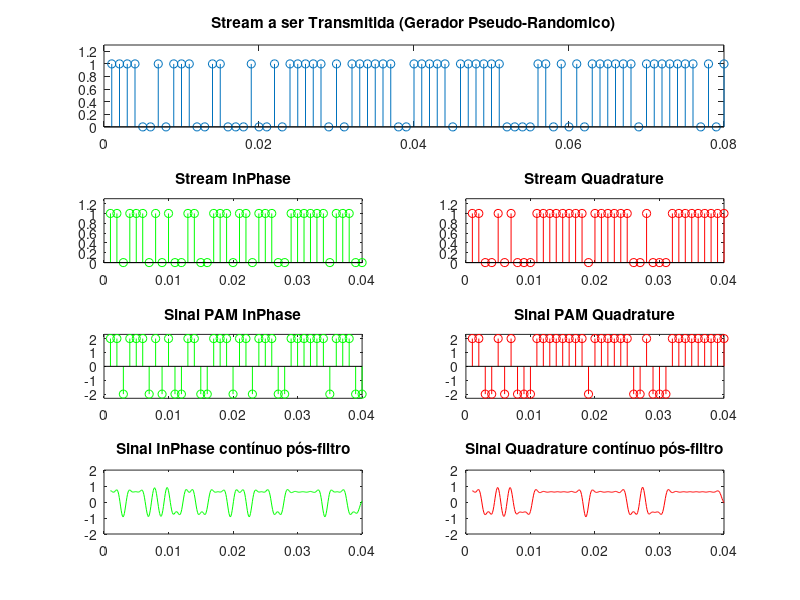
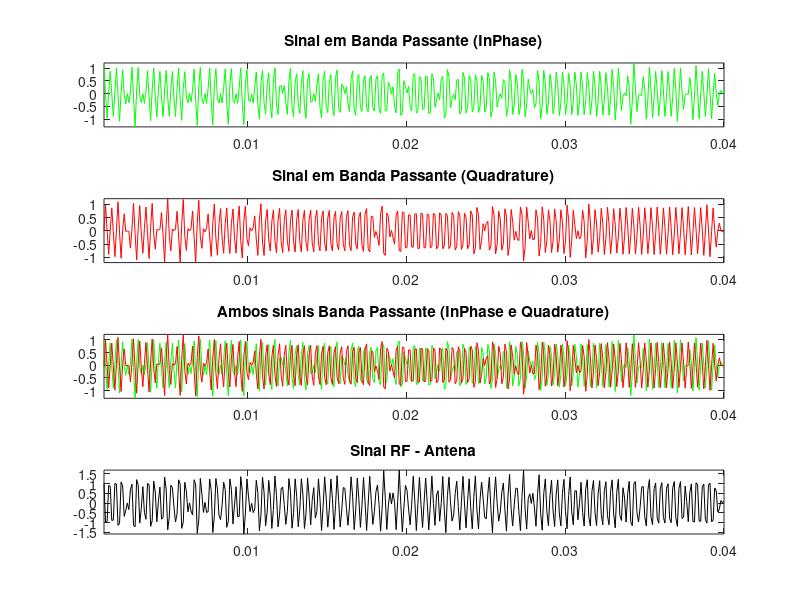
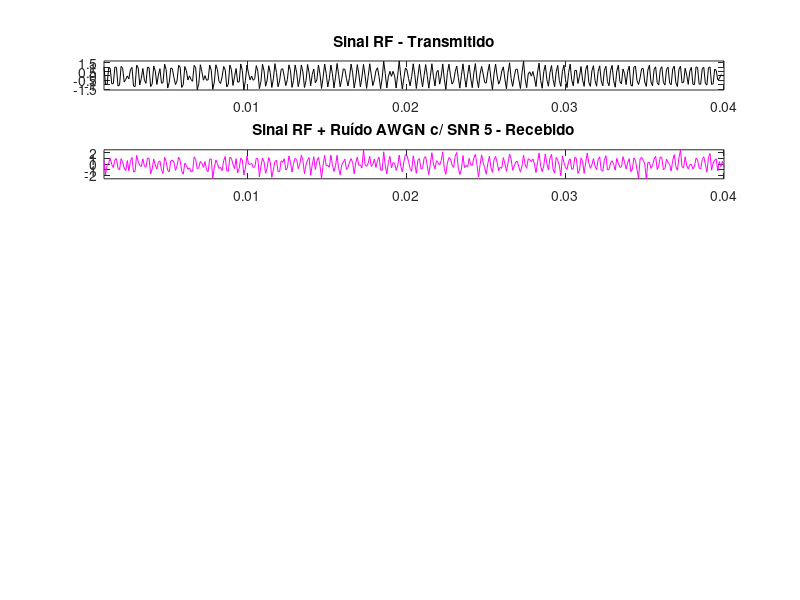

Write the MATLAB code that produced these figures, in order. (Note: this script raises an error after producing the figures.)
%==========================================================================
% Aluno: Lucas Lui Motta      RA: 192701
% Data: 02/05/2017
% Disciplina: Introd. Comunicações Digitais I
% Pós-graduação: Mestrado
%==========================================================================
% Programa MATLAB para 4-QAM:
% 
% Tx:
%       - Gerar 4-QAM;
%       - Gerar g(t) cosseno levantado;
%       - Transladar o sinal para RF;
% 
% Canal:
%       - Inserir Ruído AWGN;
% Rx:
%       - Transladar para banda base e filtrar usando filtro casado;
%       - Obter o sinal em fase e quadratura;
%       - Amostragem;
%       - Obter diagrama de constelação recebido;
%       - Estimar os símbolos transmitidos;
%
% Calcular a SER (Symbol Error Rate).
%==========================================================================

clc;
clear all;
close all;

%==========================================================================
% Parâmetros gerais do Tx-Rx 4-QAM

% Parâmetros Ajustáveis (F_bits e K com problema):
F_bits = 20; % Criado um fator de bits que serão transmitidos (p/ truncamento).
K = 10; % Fator de super-amostragem para a convolução do sinal com o filtro formatador.
Fs = 1e3; % Bit Rate [bits/segundo] ou Frequência de Amostragem - Ex: 1.000 [Hz]
Fc = 1e6; % Frequência da portadora - Ex: 1 [Mhz].
amplt = 2; % Amplitude do simbolo modulado, que causa impacto direto na energia do sinal.
alfa = 0.8; % Fator alfa cosseno levantado utilizado no filtro formatador.
SNR = 5; % Relação sinal ruído, entre o sinal RF que será transmitido e o ruído AWGN recebido.

% Parâmetros Automáticos:
M_Order = 4; % Ordem da modulação QAM - Ex: 4-QAM.
B_symb = log2(M_Order); % Número de bits por simbolo - Ex: log2(4) = 2 [bits/simbolo].
N_symb = F_bits*B_symb; % Número de simbolos que serão transmitidos - Ex: 10*(2) = 20 [simbolos].
N_bits = B_symb*N_symb; % Número de bits que serão enviados.
Ts = 1/Fs; % Período entre bits chegando na stream.
Fb = Fs/M_Order; % Baud Rate [símbolos/segundo] - Ex: 1.000/4-QAM = 250Hz [simbolos/segundo].
Tb = 1/Fb; % Período de símbolos transmitidos.

%==========================================================================
%                           Data - Stream
% Gerador pseudo-randomico de dados binários para simular a stream a ser
% transmitida com a determinada Fs escolhida.

data = randi([0,1], 1, N_bits);

t = linspace(0+(1/Fs), N_bits/Fs, N_bits);

subplot(4,2,[1,2]); stem(t, data);
title('Stream a ser Transmitida (Gerador Pseudo-Randomico)'); 
axis([0 N_bits/Fs 0 1.3]);

%==========================================================================
%                              Slicer
% Dividindo os dados da stream binária de entrada em dois caminhos,
% aqueles que vão na parte InPhase do sinal e aquelas que vão em 
% Quadrature.

data_I = data(1:2:end);
data_Q = data(2:2:end);

t_I = linspace(0+(1/Fs), (N_bits/2)/Fs, N_bits/2);
t_Q = linspace(0+(1/Fs), (N_bits/2)/Fs, N_bits/2);

subplot(4,2,3); stem(t_I, data_I, 'g');
title('Stream InPhase'); 
axis([0 (N_bits/2)/Fs 0 1.3]);

subplot(4,2,4); stem(t_Q, data_Q, 'r'); 
title('Stream Quadrature'); 
axis([0 (N_bits/2)/Fs 0 1.3]);

%==========================================================================
%                          Mapper-Encoder
% Mapeando os valores da stream de dados de cada parte em valores reais, o                  
% 4-QAM (Quadrature Amplitude Modulation) equivale a 2-PAM (Pulse Amplitude 
% Modulation), um InPhase e outro em Quadrature.

mapper = [-amplt  amplt]; Ymax = amplt; Ymin = -amplt;

data_mapped_I = mapper(1 + data_I(1:end));
data_mapped_Q = mapper(1 + data_Q(1:end));

t_mapI = linspace(0+(1/Fs), (N_bits/2)/Fs, length(data_mapped_I));
t_mapQ = linspace(0+(1/Fs), (N_bits/2)/Fs, length(data_mapped_Q));

subplot(4,2,5); stem(t_mapI, data_mapped_I, 'g');
title('Sinal PAM InPhase'); 
axis([0 (N_bits/2)/Fs Ymin-0.3 Ymax+0.3]);

subplot(4,2,6); stem(t_mapQ, data_mapped_Q, 'r');
title('Sinal PAM Quadrature');
axis([0 (N_bits/2)/Fs Ymin-0.3 Ymax+0.3]);

%==========================================================================
%                       Pulse Shaping Filter 
% Após o mapeamento da stream em simbolos a serem transmitidos, os símbolos 
% são passados por um filtro formatador. O sinal utilizado como pulso
% formatador é o frequentemente utilizado cosseno levantado.

rcos_coefs = rcosfir(alfa, 3, K, Tb, 'sqrt');

signal_data_I = conv(rcos_coefs, upsample(data_mapped_I, K));
signal_data_Q = conv(rcos_coefs, upsample(data_mapped_Q, K));

signal_data_I = signal_data_I(31:end-30); % o filtro gera uma cauda de tamanho:
signal_data_Q = signal_data_Q(31:end-30); % ((2*3)+1)*K = 70, que é removida.

t_filt = linspace(0+(1/Fs), (N_bits/2)/Fs, length(signal_data_Q));

figure(1);
subplot(4,2,7); plot(t_filt, signal_data_I, 'g');
title('Sinal InPhase contínuo pós-filtro'); 
axis([0 (N_bits/2)/Fs Ymin Ymax]);

subplot(4,2,8); plot(t_filt, signal_data_Q', 'r');
title('Sinal Quadrature contínuo pós-filtro'); 
axis([0 (N_bits/2)/Fs Ymin Ymax]);

%==========================================================================
%                           Up-Converter 
% Move-se o sinal de banda base para banda passante, e soma ambos sinais 
% InPhase e Quadrature para transmissão pela antena.

t_uc = linspace(0, (N_bits/2)/Fs, length(signal_data_I));

Tx_I =  signal_data_I.*(sqrt(2)*cos(2*pi*Fc*t_uc));
Tx_Q =  signal_data_Q.*(sqrt(2)*sin(2*pi*Fc*t_uc));

signal_RF = Tx_I - Tx_Q;

t_rf = linspace(0+(1/Fs), (N_bits/2)/Fs, length(signal_RF));

figure(2);
subplot(4,1,1); plot(t_rf, Tx_I, 'g');
title('Sinal em Banda Passante (InPhase)'); axis tight;

subplot(4,1,2); plot(t_rf, Tx_Q, 'r');
title('Sinal em Banda Passante (Quadrature)'); axis tight;

subplot(4,1,3); plot(t_rf, Tx_I, 'g', t_rf, Tx_Q, 'r');
title('Ambos sinais Banda Passante (InPhase e Quadrature)'); axis tight;

subplot(4,1,4); plot(t_rf, signal_RF, 'k');
title('Sinal RF - Antena'); axis tight;

%==========================================================================
%                           Signal Corrupted
% Na transmissão do sinal no canal, o mesmo é prejudicado pela presença de
% ruído, para simular esse ruído aleatório é adotado um ruído do tipo
% branco gaussiano (AWGN).

signal_RFandNoise = awgn(signal_RF, SNR);
%signal_RFandNoise = signal_RF;

figure(3);
subplot(6,1,1); plot(t_rf, signal_RF, 'k');
title('Sinal RF - Transmitido'); axis tight;

subplot(6,1,2); plot(t_rf, signal_RFandNoise, 'm');
title('Sinal RF + Ruído AWGN c/ SNR 5 - Recebido'); axis tight;

%==========================================================================
%                           Down-Converter
% O primeiro passo do receptor é mover o sinal na banda passante para banda
% base utilizando o down-converter, que é formado pelo filtro U(f) e o
% o mixer com a função de deslocamento.

baseBand_Rx_I =  signal_RFandNoise.*sqrt(2).*cos(2*pi*Fc*t_uc);
baseBand_Rx_Q =  signal_RFandNoise.*-sqrt(2).*sin(2*pi*Fc*t_uc);

Fpass = 3000; Fstop = 3750; Apass = 1; Astop = 40; Fsamp = 10000;    
obj_h = fdesign.lowpass('fp,fst,ap,ast', Fpass, Fstop, Apass, Astop, Fsamp);    
Hd = design(obj_h, 'equiripple');

baseBand_Rx_I_int = [baseBand_Rx_I zeros(1,10)];
baseBand_Rx_Q_int = [baseBand_Rx_Q zeros(1,10)];

baseBand_Rx_I_LPF = filter(Hd, baseBand_Rx_I_int);
baseBand_Rx_Q_LPF = filter(Hd, baseBand_Rx_Q_int);

baseBand_Rx_I_LPF = baseBand_Rx_I_LPF(11:end);
baseBand_Rx_Q_LPF = baseBand_Rx_Q_LPF(11:end);

subplot(6,1,3); plot(t_rf, baseBand_Rx_I, 'g');
title('Sinal InPhase deslocado p/ Banda Base'); axis tight;

subplot(6,1,4); plot(t_rf, baseBand_Rx_I_LPF, 'g');
title('Sinal InPhase pós-LPF'); axis tight;

subplot(6,1,5); plot(t_rf, baseBand_Rx_Q, 'r');
title('Sinal Quadrature deslocado p/ Banda Base'); axis tight;

subplot(6,1,6); plot(t_rf, baseBand_Rx_Q_LPF, 'r');
title('Sinal Quadrature pós-LPF'); axis tight;

%==========================================================================
%                         Matched Filter
% Utilizando filtro casado para redução do ruído causado no sinal.

signal_Rx_I = conv(rcos_coefs, baseBand_Rx_I_LPF);
signal_Rx_Q = conv(rcos_coefs, baseBand_Rx_Q_LPF);

signal_Rx_I = signal_Rx_I(31:end-30); 
signal_Rx_Q = signal_Rx_Q(31:end-30);

figure(4);
subplot(4,1,1); plot(t_rf, baseBand_Rx_I_LPF, 'g');
title('Sinal InPhase Ruidoso'); axis tight;

subplot(4,1,2); plot(t_rf, signal_Rx_I, 'g');
title('Sinal InPhase pós-Filtro Casado'); axis tight;

subplot(4,1,3); plot(t_rf, baseBand_Rx_Q_LPF, 'r');
title('Sinal Quadrature Ruidoso'); axis tight;

subplot(4,1,4); plot(t_rf, signal_Rx_Q, 'r');
title('Sinal Quadrature pós-Filtro Casado'); axis tight;

%==========================================================================
%                             Sampling
% Amostrando o sinal

data_Rx_I_sampl = signal_Rx_I(1:length(signal_Rx_I)/N_symb:end);
data_Rx_Q_sampl = signal_Rx_Q(1:length(signal_Rx_Q)/N_symb:end);

t_I = linspace(0+(1/Fs), (N_bits/2)/Fs, N_symb);
t_Q = linspace(0+(1/Fs), (N_bits/2)/Fs, N_symb);

figure(5);
subplot(4,2,1); plot(t_rf, signal_Rx_I, 'g');
title('Sinal InPhase pós-Filtro Casado'); axis tight;

subplot(4,2,2); plot(t_rf, signal_Rx_Q, 'r');
title('Sinal Quadrature pós-Filtro Casado'); axis tight;

subplot(4,2,3); stem(t_I, data_Rx_I_sampl, 'g');
title('Sinal InPhase Amostrado'); 
axis([0 (N_bits/2)/Fs Ymin-1 Ymax+1]);

subplot(4,2,4); stem(t_Q, data_Rx_Q_sampl, 'r'); 
title('Sinal Quadrature Amostrado'); 
axis([0 (N_bits/2)/Fs Ymin-1 Ymax+1]);

%==========================================================================
%                  Comparator - "Demapper" - Decoding
% Essa operação trunca o valor recebido no simbolo mais próximo
% definido anteriormente no mapper do transmissor.

data_Rx_I = zeros(1, N_bits/2);
data_Rx_Q = zeros(1, N_bits/2);

for i = 1:length(data_Rx_I_sampl)
    if data_Rx_I_sampl(i) <= 0
        data_Rx_I(i) = 0;
    else
        data_Rx_I(i) = 1;
    end
end

for i = 1:length(data_Rx_Q_sampl)
    if data_Rx_Q_sampl(i) <= 0
        data_Rx_Q(i) = 0;
    else
        data_Rx_Q(i) = 1;
    end
end

subplot(4,2,5); stem(t_I, data_Rx_I, 'g');
title('Stream InPhase - Descodificado'); 
axis([0 (N_bits/2)/Fs 0 1.3]);

subplot(4,2,6); stem(t_Q, data_Rx_Q, 'r'); 
title('Stream Quadrature - Descodificado'); 
axis([0 (N_bits/2)/Fs 0 1.3]);

%==========================================================================
%                Grouping signals InPhase and Quadrature
% Formando a strem de dados final, agrupando 1 a 1 os dados que estavam 
% InPhase e em QuadratureAmostrando:

data_Rx = zeros(N_bits,1);

data_Rx(1:2:end) = data_Rx_I;
data_Rx(2:2:end) = data_Rx_Q;

t = linspace(0+(1/Fs), N_bits/Fs, N_bits);

subplot(4,2,[7,8]); stem(t, data_Rx, 'b');
title('Stream Recebida'); 
axis([0 N_bits/Fs 0 1.3]);

%==========================================================================
%                          Spectro - (Optional) 
% Espectro dos sinais na banda base e banda passante.

spectro_Tx_I = abs(fftshift(fft(signal_data_I))/length(signal_data_I));
spectro_Tx_Q = abs(fftshift(fft(signal_data_Q))/length(signal_data_Q));

spectro_RF = abs(fft(signal_RF)/length(signal_RF));

spectro_Rx_I_LPF = abs(fftshift(fft(baseBand_Rx_I_LPF))/length(baseBand_Rx_I_LPF));
spectro_Rx_Q_LPF = abs(fftshift(fft(baseBand_Rx_Q_LPF))/length(baseBand_Rx_Q_LPF));

spectro_Rx_I_MatchedFilter = abs(fftshift(fft(signal_Rx_I))/length(signal_Rx_I));
spectro_Rx_Q_MatchedFilter = abs(fftshift(fft(signal_Rx_Q))/length(signal_Rx_Q));

f_base = (-length(signal_data_I)/2:(length(signal_data_I)/2)-1)*Fs*K/length(signal_data_I);
%f_pass = (0:(length(spectro_RF))-1)*Fc/length(spectro_RF);
f_pass = linspace(0,Fc*Fs,length(spectro_RF));

figure(6);
subplot(3,3,1); plot(f_base, spectro_Tx_I, 'g');
title('Espectro do sinal InPhase no Transmissor'); axis tight;
subplot(3,3,2); plot(f_base, spectro_Rx_I_LPF, 'g');
title('Espectro sinal ruidoso em Banda Base (InPhase) no Receptor'); axis tight;
subplot(3,3,3); plot(f_base, spectro_Rx_I_MatchedFilter, 'g');
title('Espectro sinal após filtro casado no Receptor'); axis tight;

subplot(3,3,4); plot(f_base, spectro_Tx_Q, 'r');
title('Espectro do sinal Quadrature no Transmissor'); axis tight;
subplot(3,3,5); plot(f_base, spectro_Rx_Q_LPF, 'r');
title('Espectro sinal ruidoso em Banda Base (Quadrature) no Receptor'); axis tight;
subplot(3,3,6); plot(f_base, spectro_Rx_Q_MatchedFilter, 'r');
title('Espectro sinal após filtro casado no Receptor'); axis tight;

subplot(3,3,[7,8,9]); plot(f_pass, spectro_RF, 'k');
title('Especto Sinal RF sendo emitido pelo Transmissor'); axis tight;

%==========================================================================
%                       Constellation Points
% Plotando as constelações dos simbolos que serão transmistidos.

figure(7);
plot(data_mapped_I, data_mapped_Q, 'or', data_Rx_I_sampl, data_Rx_Q_sampl, 'ob');
title('Constellation Points - Tx e Rx'); 
axis([Ymin-0.7 Ymax+0.7 Ymin-0.7 Ymax+0.7]);

%==========================================================================
%                       Symbol Error Rate
% Calculando o número de erros de símbolo e a taxa associas.

[Number_Error, Ratio_Error] = symerr(data,data_Rx');

Ratio_Error = Ratio_Error + 0.0001; % Para evitar erro na hora do plot
                                    % quando o valor de erro é nulo.
figure(8);
pmf_X = [Ratio_Error (1-Ratio_Error)];
pobj = pie(pmf_X);
title('Symbol Error Rate');

hp_color = findobj(pobj, 'Type', 'patch');
set(hp_color(1), 'FaceColor', 'r');
set(hp_color(2), 'FaceColor', 'g');

hp_text = findobj(pobj, 'Type', 'text');
percentValues = get(hp_text,'String');
txt = {'Error: ';'Correct: '}; 
combinedtxt = strcat(txt, percentValues);
oldExtents_cell = get(hp_text,'Extent');
oldExtents = cell2mat(oldExtents_cell);
set(hp_text(1), 'String', combinedtxt(1));
set(hp_text(2), 'String', combinedtxt(2));

%==========================================================================
%                        Algorithm to Save Figures

save_obj_h = get(0,'children');
for i=1:length(save_obj_h)
  saveas(save_obj_h(i), ['figure' num2str(i)], 'jpg');
end

%==========================================================================
